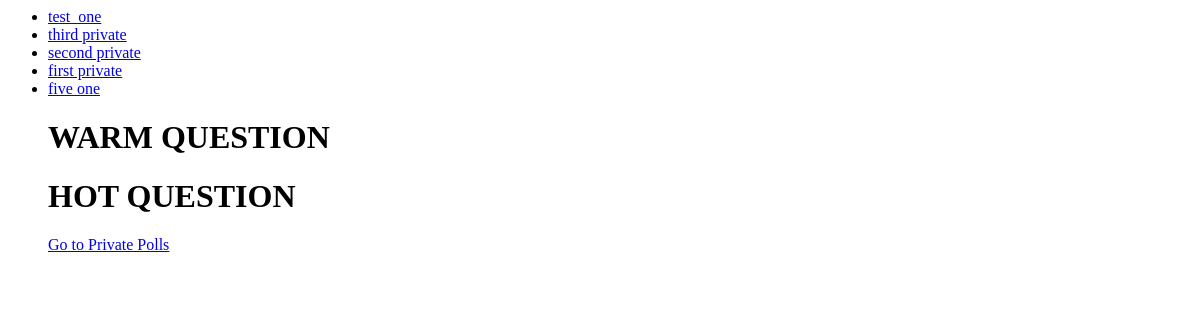
The app's page /, older data.
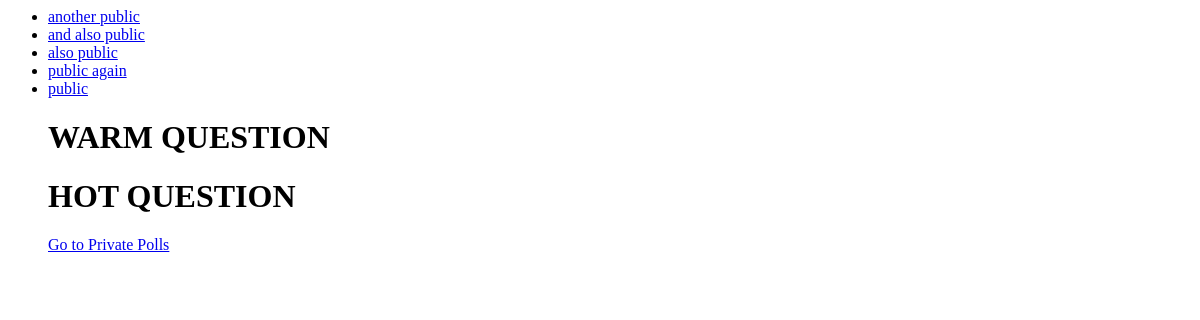
The same page, newer data.
### polls/models.py (models this page shows, shortened)
class Question(models.Model):
    question_text = models.CharField(max_length=200)
    pub_date = models.DateTimeField("date published")

### polls/views.py (the view)
# urls.py: path("", views.IndexView.as_view(), name="index"),
class IndexView(generic.ListView):
    template_name = "polls/index.html"
    context_object_name = "latest_question_list"
    def get_queryset(self):
        return Question.objects.filter(pub_date__lte=timezone.now()).order_by("-pub_date")[
        :5
    ]

### polls/templates/polls/index.html (shortened to what this page needs)
{% if latest_question_list %}
    <ul>
    {% for question in latest_question_list %}
    <li><a href="{% url 'polls:detail' question.id %}">{{ question.question_text }}</a></li>
    {% endfor %}
    <h1>WARM QUESTION</h1>
    <h1>HOT QUESTION</h1>
    <a href="{% url 'private:index'%}">Go to Private Polls</a>
    </ul>
{% else %}
    <p>No polls are available.</p>
{% endif %}

Row changes from the older to the newer data that the page shows:
no longer on this page (row unchanged): Question: question_text "test_one"
no longer on this page (row unchanged): Question: question_text "third private"
no longer on this page (row unchanged): Question: question_text "second private"
no longer on this page (row unchanged): Question: question_text "first private"
no longer on this page (row unchanged): Question: question_text "five one"
added Question: question_text "another public"
added Question: question_text "and also public"
added Question: question_text "also public"
added Question: question_text "public again"
added Question: question_text "public"
